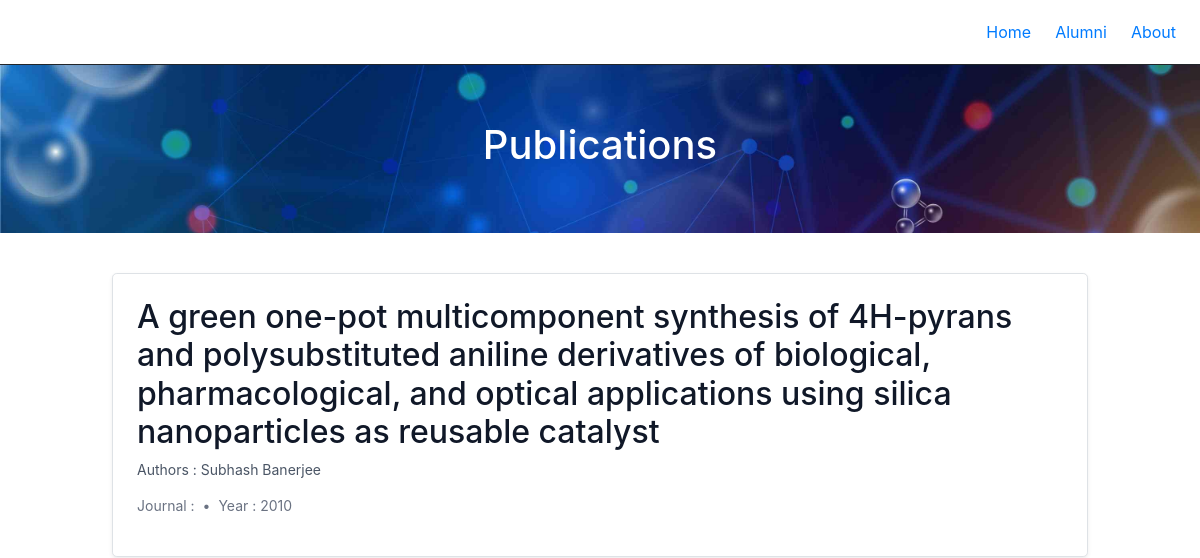
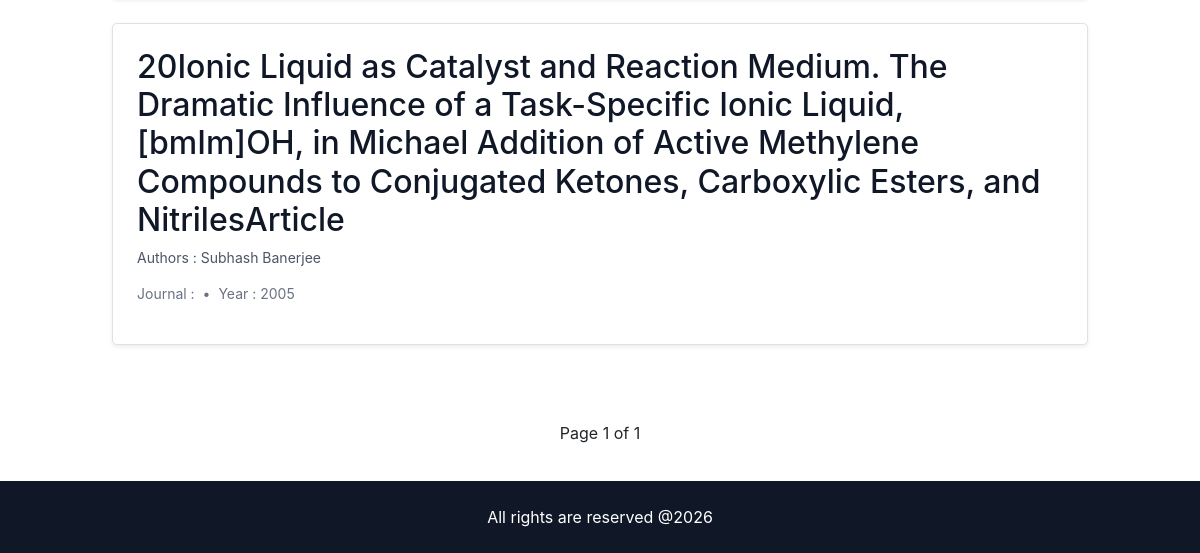
Page /publications/ on the earlier database version (2 pictures, top to bottom).
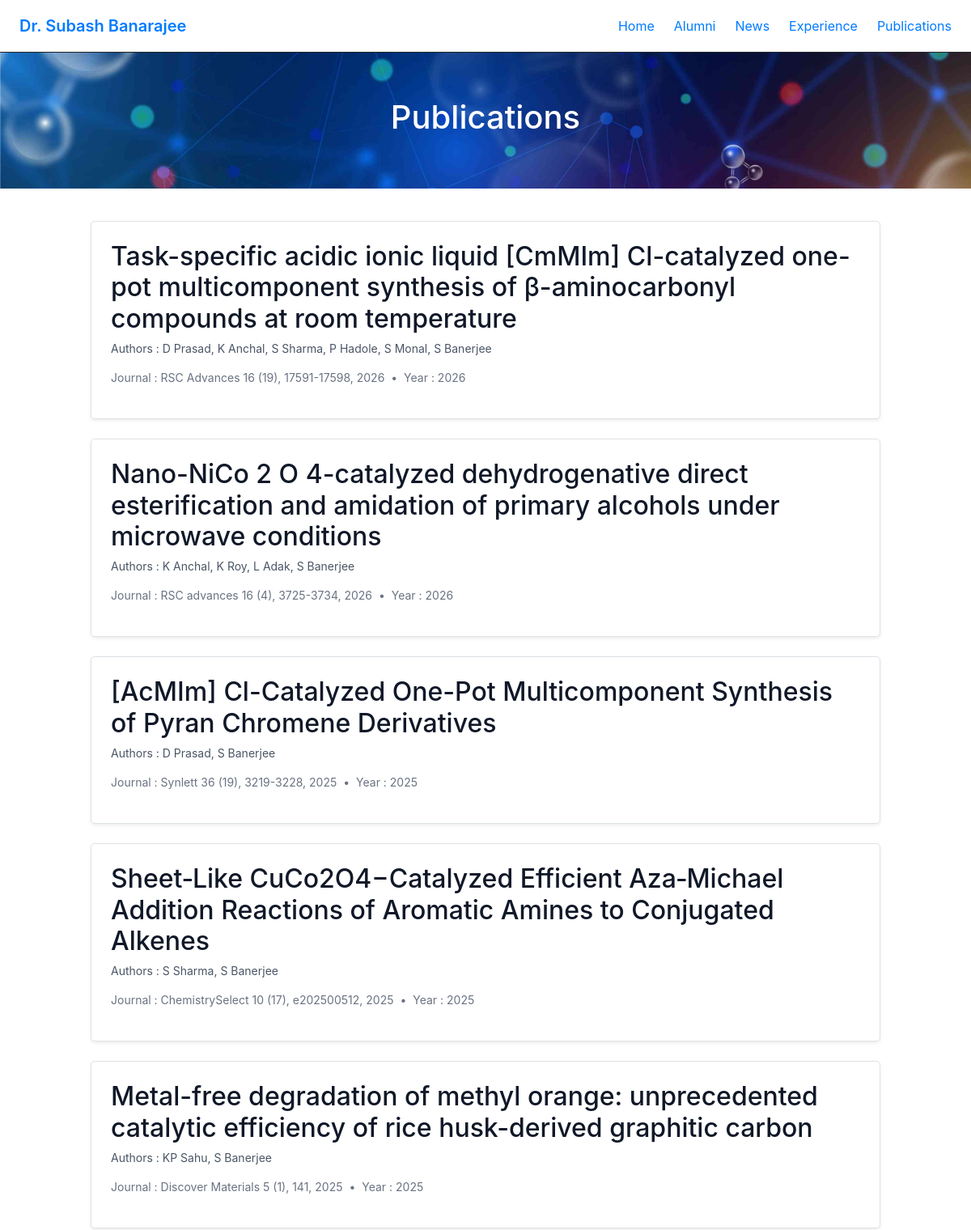
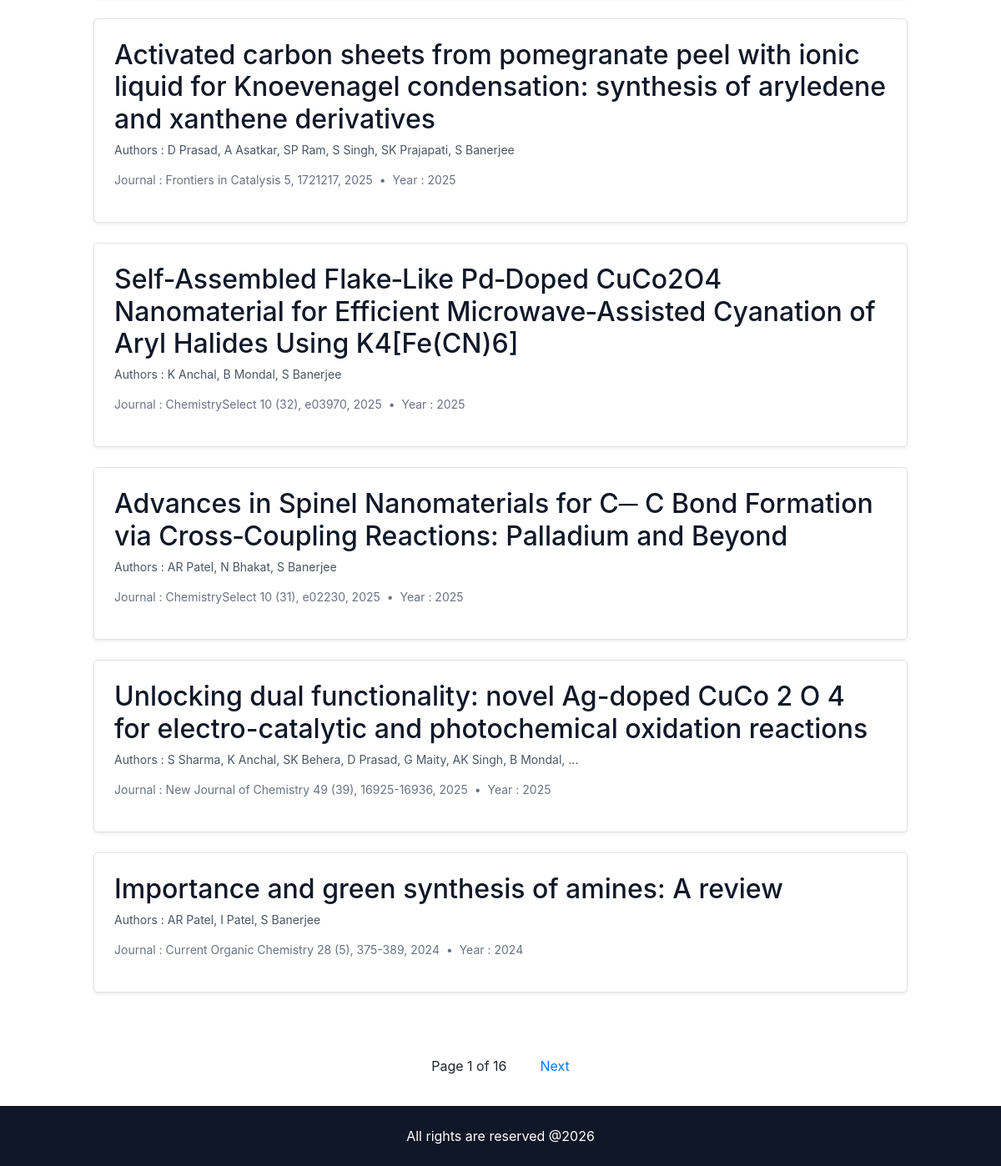
Same page on the later database version (2 pictures, top to bottom).
### core/models.py (models this page shows, shortened)
class NavigationItem(models.Model):
    name = models.CharField(max_length=100)
    url = models.CharField(max_length=200)
    order = models.PositiveIntegerField(default=0)
    is_active = models.BooleanField(default=True)
    class Meta:
        ordering = ['order']

class SingletonModel(models.Model):
    class Meta:
        abstract = True
    @classmethod
    def load(cls):
        obj, created = cls.objects.get_or_create(pk=1)
        return obj

class SiteSettings(SingletonModel):
    site_name = models.CharField(max_length=200)
    logo = models.ImageField(upload_to="logo/", blank=True, null=True)
    announcement_text = models.CharField(max_length=255, blank=True)
    announcement_link = models.URLField(blank=True)

### publications/models.py (models this page shows, shortened)
class Publication(models.Model):
    year = models.IntegerField()
    title = models.CharField(max_length=500)
    authors = models.TextField()
    journal = models.CharField(max_length=300, blank=True)
    citation_count = models.IntegerField(default=0)
    doi = models.CharField(max_length=200, blank=True)
    link = models.URLField(blank=True)
    created_at = models.DateTimeField(auto_now_add=True)
    class Meta:
        ordering = ['-year', '-citation_count']

### publications/views.py (the view)
# urls.py: path('', publication_list, name='publications'),
def publication_list(request):
    publications = Publication.objects.all()
    paginator = Paginator(publications, 10)  # 10 per page
    page_number = request.GET.get('page')
    page_obj = paginator.get_page(page_number)
    return render(request, 'publications/publication_list.html', {
        'page_obj': page_obj
    })

### core/context_processors.py (called while the page is built)
def global_data(request):
    return {
        'site_settings': SiteSettings.load(),
        'nav_items': NavigationItem.objects.filter(is_active=True),
        'footer': Footer.load(),
    }

### publications/templates/publications/publication_list.html (shortened to what this page needs)
{% extends "base.html" %}
{% block content %}
{% load static%}
<section
  class="py-8 sm:py-10 lg:py-14 text-center bg-cover bg-center" style="background-image: url('{% static 'img/titlebg.jpg' %}');">
  <h1 class="text-2xl sm:text-3xl lg:text-4xl font-bold text-white">Publications</h1>
</section>
<section class="py-10">
  <div class="max-w-5xl mx-auto space-y-6 px-4">
    {% for pub in page_obj %}
      <div class="bg-white shadow-sm border border-gray-100 rounded-lg p-6 hover:shadow-md transition">
        <h2 class="text-gray-900">
          {{ pub.title }}
        </h2>
        <p class="text-sm text-gray-600 mt-2">
        Authors : {{ pub.authors }}
        </p>
        <p class="text-sm text-gray-500 mt-1">
          Journal : {{ pub.journal }} <span class="mx-1">•</span> Year : {{ pub.year }}
        </p>
      </div>
    {% endfor %}
  </div>
</section>
<div class="flex justify-center mt-8 mb-8 space-x-2">
  <span class="px-3 py-1">
    Page {{ page_obj.number }} of {{ page_obj.paginator.num_pages }}
  </span>
  {% if page_obj.has_next %}
    <a href="?page={{ page_obj.next_page_number }}"
       class="px-3 py-1 bg-gray-200 rounded">
       Next
    </a>
  {% endif %}
</div>
{% endblock %}

### templates/includes/navbar.html (shortened to what this page needs)
<nav class="bg-white border-b">
  <div class="max-w-7xl mx-auto px-4 sm:px-6 lg:px-8">
    <div class="flex justify-between h-16 items-center">
      <div class="flex-shrink-0 text-xl font-semibold">
         <a href="/"  rel="noopener noreferrer">{{site_settings.site_name}}</a>
      </div>
      <div class="hidden md:flex gap-6">
        {% for item in nav_items %}
          <a href="{{ item.url }}" class="text-gray-700 hover:text-blue-600 transition">
            {{ item.name }}
          </a>
        {% endfor %}
      </div>
    </div>
  </div>
</nav>

Differences in the rows shown:
removed NavigationItem: name "About"
removed Publication: title "A green one-pot multicomponent synthesis of 4H-pyrans and polysubstituted aniline derivatives of biological, pharmacological, and optical applications using silica nanoparticles as reusable catalyst", authors "Subhash Banerjee", year "2010"
removed Publication: title "20Ionic Liquid as Catalyst and Reaction Medium. The Dramatic Influence of a Task-Specific Ionic Liquid, [bmIm]OH, in Michael Addition of Active Methylene Compounds to Conjugated Ketones, Carboxylic Esters, and NitrilesArticle", authors "Subhash Banerjee", year "2005"
now on this page (row edited): SiteSettings: site_name "Dr. Subash Banarajee"
added NavigationItem: name "News"
added NavigationItem: name "Experience"
added NavigationItem: name "Publications"
added Publication: title "Task-specific acidic ionic liquid [CmMIm] Cl-catalyzed one-pot multicomponent synthesis of β-aminocarbonyl compounds at room temperature", authors "D Prasad, K Anchal, S Sharma, P Hadole, S Monal, S Banerjee", journal "RSC Advances 16 (19), 17591-17598, 2026", year "2026"
added Publication: title "Nano-NiCo 2 O 4-catalyzed dehydrogenative direct esterification and amidation of primary alcohols under microwave conditions", authors "K Anchal, K Roy, L Adak, S Banerjee", journal "RSC advances 16 (4), 3725-3734, 2026", year "2026"
added Publication: title "[AcMIm] Cl-Catalyzed One-Pot Multicomponent Synthesis of Pyran Chromene Derivatives", authors "D Prasad, S Banerjee", journal "Synlett 36 (19), 3219-3228, 2025", year "2025"
added Publication: title "Sheet‐Like CuCo2O4−Catalyzed Efficient Aza‐Michael Addition Reactions of Aromatic Amines to Conjugated Alkenes", authors "S Sharma, S Banerjee", journal "ChemistrySelect 10 (17), e202500512, 2025", year "2025"
added Publication: title "Metal-free degradation of methyl orange: unprecedented catalytic efficiency of rice husk-derived graphitic carbon", authors "KP Sahu, S Banerjee", journal "Discover Materials 5 (1), 141, 2025", year "2025"
added Publication: title "Activated carbon sheets from pomegranate peel with ionic liquid for Knoevenagel condensation: synthesis of aryledene and xanthene derivatives", authors "D Prasad, A Asatkar, SP Ram, S Singh, SK Prajapati, S Banerjee", journal "Frontiers in Catalysis 5, 1721217, 2025", year "2025"
added Publication: title "Self‐Assembled Flake‐Like Pd‐Doped CuCo2O4 Nanomaterial for Efficient Microwave‐Assisted Cyanation of Aryl Halides Using K4[Fe(CN)6]", authors "K Anchal, B Mondal, S Banerjee", journal "ChemistrySelect 10 (32), e03970, 2025", year "2025"
added Publication: title "Advances in Spinel Nanomaterials for C─ C Bond Formation via Cross‐Coupling Reactions: Palladium and Beyond", authors "AR Patel, N Bhakat, S Banerjee", journal "ChemistrySelect 10 (31), e02230, 2025", year "2025"
added Publication: title "Unlocking dual functionality: novel Ag-doped CuCo 2 O 4 for electro-catalytic and photochemical oxidation reactions", authors "S Sharma, K Anchal, SK Behera, D Prasad, G Maity, AK Singh, B Mondal, ...", journal "New Journal of Chemistry 49 (39), 16925-16936, 2025", year "2025"
added Publication: title "Importance and green synthesis of amines: A review", authors "AR Patel, I Patel, S Banerjee", journal "Current Organic Chemistry 28 (5), 375-389, 2024", year "2024"
Other differences:
{{ page_obj.paginator.num_pages }}: "1" → "16"
text now shown: "Next"
